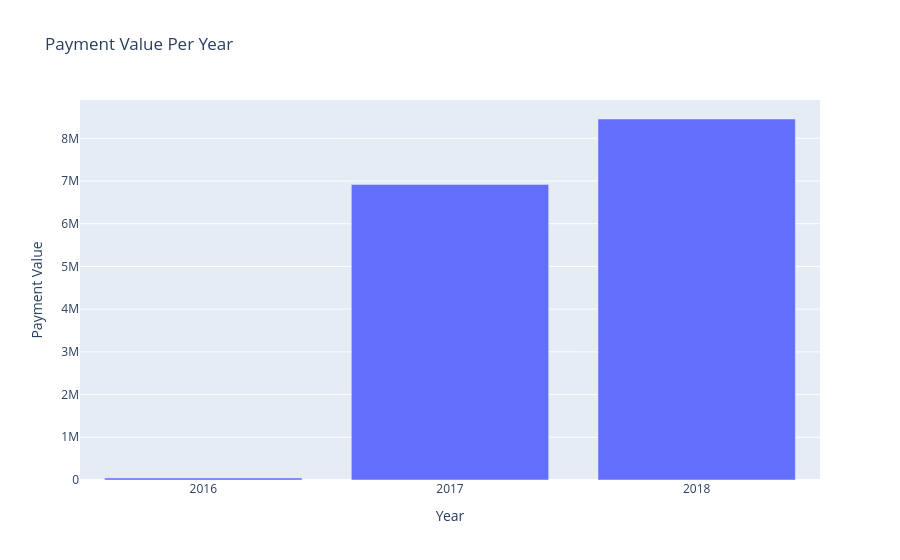

This figure's notebook cell:
### Code cell
#연도별 추이 시각화
import plotly.express as px

fig = px.bar(
    x=merged_order_payment_year.index,
    y=merged_order_payment_year["payment_value"],
    title = "Payment Value Per Year",
    labels = {
        "x" : "Year",
        "y" : "Payment Value"
    }
)

fig.update_xaxes(
    tickvals=[2016,2017,2018]
)
fig.show()

### Figure 1 — Plotly figure (JSON) as saved in the notebook; plotly's stock layout.template omitted (floating-point values rounded to 4 significant figures)
{"data": [{"alignmentgroup": "True", "hovertemplate": "Year=%{x}<br>Payment Value=%{y}<extra></extra>", "legendgroup": "", "marker": {"color": "#636efa", "pattern": {"shape": ""}}, "name": "", "offsetgroup": "", "orientation": "v", "showlegend": false, "textposition": "auto", "type": "bar", "x": [2016, 2017, 2018], "xaxis": "x", "y": [47290.0, 6920000.0, 8452000.0], "yaxis": "y"}], "layout": {"barmode": "relative", "legend": {"tracegroupgap": 0}, "title": {"text": "Payment Value Per Year"}, "xaxis": {"anchor": "y", "domain": [0, 1], "tickvals": [2016, 2017, 2018], "title": {"text": "Year"}}, "yaxis": {"anchor": "x", "domain": [0, 1], "title": {"text": "Payment Value"}}}}
